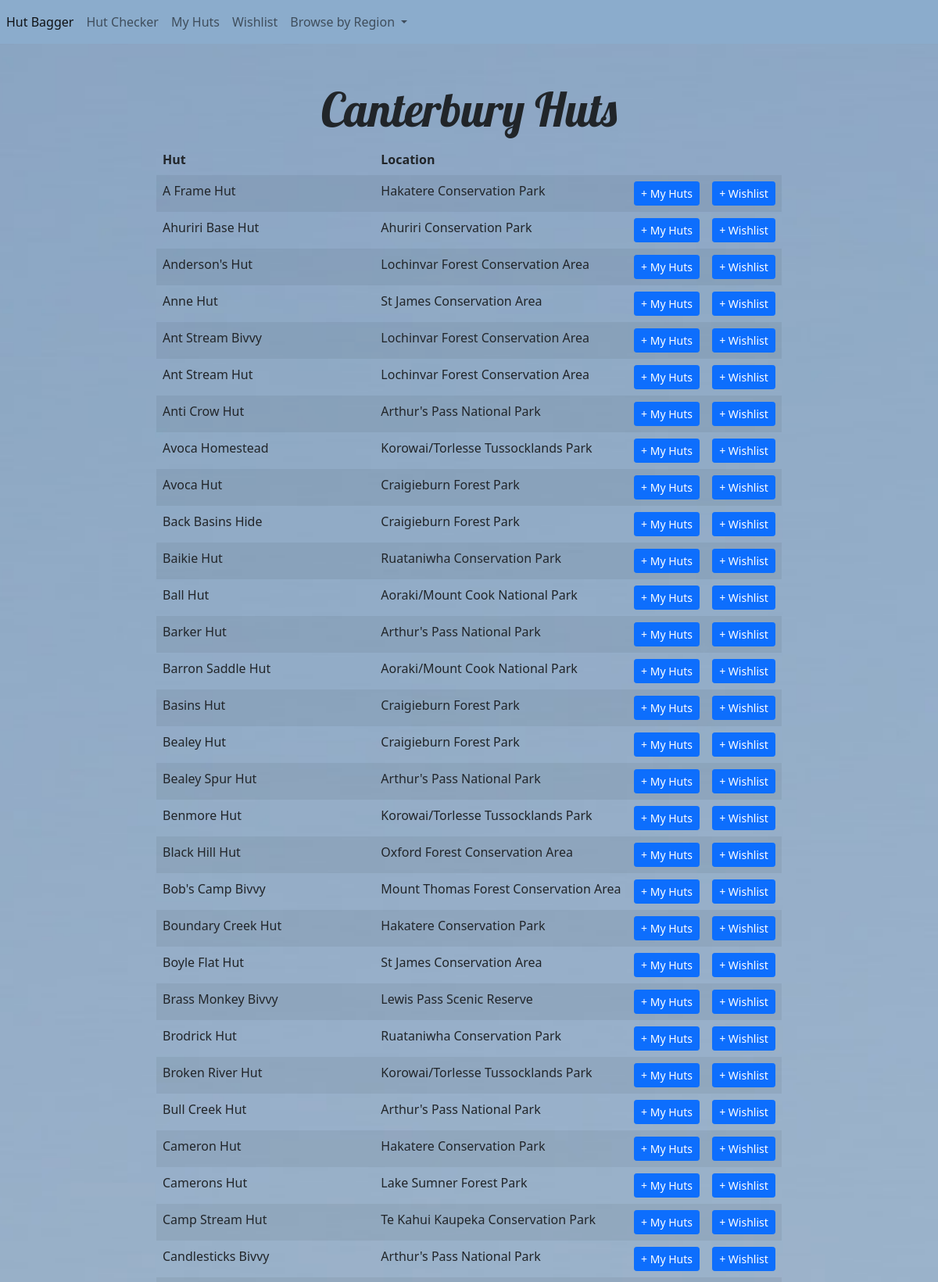
Page /browseresults/Canterbury (upper part) on the committed database.
### tables this page shows
CREATE TABLE huts
    (id INTEGER PRIMARY KEY, name TEXT, region TEXT, place TEXT, link TEXT, lon REAL, lat REAL);

### app.py (the view, shortened to what this page needs)
@app.route('/browseresults/<region>', methods=['GET', 'POST'])
def browse_results(region):
    if request.method == "GET":
        huts = db.execute("SELECT * FROM huts WHERE region = ? ORDER BY name", region)
        return render_template("browse_results.html", huts=huts, region=region, regions=regions)

### templates/browse_results.html (shortened to what this page needs)
{% extends 'layout.html' %}
{% block body %}
  {% if not huts %}
  <h5 class="m3">No huts</h>
  {% else %}
  <h3 id="title" class="text-center">{{ region }} Huts</h3>
  <div class="table-responsive mx-auto" style='max-width:800px'>
    <form action="/browseresults/{{ region }}" method="post">
      <table class="table table-hover table-borderless table-striped">
        <thead>
          <tr>
          <th>Hut</th>
          <th>Location</th>
          <th></th>
          <th></th>
          </tr>
        </thead>
        <tbody>
          {% for hut in huts %}
          <tr>
            <td>{{ hut['name'] }}</td>
            <td>{{ hut['place'] }}</td>
            <td><button type="submit" class="btn btn-primary btn-sm text-nowrap" name="addToVisited" value="{{ hut['id'] }}">+ My Huts</button></td>
            <td><button type="submit" class="btn btn-primary btn-sm text-nowrap" name="addToWishlist" value="{{ hut['id'] }}">+ Wishlist</button></td>
          </tr>
            {% endfor %}
        </tbody>
      </table>
    </form>
  </div>
  {% endif %}
{% endblock %}

### templates/layout.html (shortened to what this page needs)
<!DOCTYPE html>
<html lang="en">
    <head>
        <link href="https://cdn.jsdelivr.net/npm/bootstrap@5.0.2/dist/css/bootstrap.min.css" rel="stylesheet">
    </head>
    <body>
        <nav class="navbar navbar-expand-xl navbar-light justify-content-between mb-2" style="background-color: #8baccc;">
            <div class="navbar-nav">
              <a class="nav-item nav-link active" href="{{ url_for('index') }}">Hut Bagger</a>
              <a class="nav-item nav-link" href="{{ url_for('check_alerts') }}">Hut Checker</a>
              <a class="nav-item nav-link" href="{{ url_for('my_huts') }}">My Huts</a>
              <a class="nav-item nav-link" href="{{ url_for('wishlist') }}">Wishlist</a>
                <div class="dropdown">
                  <a class="nav-link dropdown-toggle" type="button" data-bs-toggle="dropdown">
                  Browse by Region
                  </a>
                </div>
            </div>
        </nav>
        <main class="mt-5 align-items-center justify-content-center">
            {% block body %}{% endblock %}
        </main>
    </body>
</html>

### rows in the picture
huts: name "A Frame Hut", place "Hakatere Conservation Park", {{ hut['id'] }} 100030126 (drawn)
huts: name "Ahuriri Base Hut", place "Ahuriri Conservation Park", {{ hut['id'] }} 100034565 (drawn)
huts: name "Anderson's Hut", place "Lochinvar Forest Conservation Area", {{ hut['id'] }} 100034516 (drawn)
huts: name "Anne Hut", place "St James Conservation Area", {{ hut['id'] }} 100090113 (drawn)
huts: name "Ant Stream Bivvy", place "Lochinvar Forest Conservation Area", {{ hut['id'] }} 100034583 (drawn)
huts: name "Ant Stream Hut", place "Lochinvar Forest Conservation Area", {{ hut['id'] }} 100034515 (drawn)
huts: name "Anti Crow Hut", place "Arthur's Pass National Park", {{ hut['id'] }} 100063006 (drawn)
huts: name "Avoca Homestead", place "Korowai/Torlesse Tussocklands Park", {{ hut['id'] }} 100054371 (drawn)
huts: name "Avoca Hut", place "Craigieburn Forest Park", {{ hut['id'] }} 100064753 (drawn)
huts: name "Back Basins Hide", place "Craigieburn Forest Park", {{ hut['id'] }} 100061447 (drawn)
huts: name "Baikie Hut", place "Ruataniwha Conservation Park", {{ hut['id'] }} 100060647 (drawn)
huts: name "Ball Hut", place "Aoraki/Mount Cook National Park", {{ hut['id'] }} 100088813 (drawn)
huts: name "Barker Hut", place "Arthur's Pass National Park", {{ hut['id'] }} 100064754 (drawn)
huts: name "Barron Saddle Hut", place "Aoraki/Mount Cook National Park", {{ hut['id'] }} 100075440 (drawn)
huts: name "Basins Hut", place "Craigieburn Forest Park", {{ hut['id'] }} 100034518 (drawn)
huts: name "Bealey Hut", place "Craigieburn Forest Park", {{ hut['id'] }} 100062737 (drawn)
huts: name "Bealey Spur Hut", place "Arthur's Pass National Park", {{ hut['id'] }} 100062578 (drawn)
huts: name "Benmore Hut", place "Korowai/Torlesse Tussocklands Park", {{ hut['id'] }} 100064756 (drawn)
huts: name "Black Hill Hut", place "Oxford Forest Conservation Area", {{ hut['id'] }} 100034979 (drawn)
huts: name "Bob's Camp Bivvy", place "Mount Thomas Forest Conservation Area", {{ hut['id'] }} 100034980 (drawn)
huts: name "Boundary Creek Hut", place "Hakatere Conservation Park", {{ hut['id'] }} 100040276 (drawn)
huts: name "Boyle Flat Hut", place "St James Conservation Area", {{ hut['id'] }} 100063246 (drawn)
huts: name "Brass Monkey Bivvy", place "Lewis Pass Scenic Reserve", {{ hut['id'] }} 100075585 (drawn)
huts: name "Brodrick Hut", place "Ruataniwha Conservation Park", {{ hut['id'] }} 100060561 (drawn)
huts: name "Broken River Hut", place "Korowai/Torlesse Tussocklands Park", {{ hut['id'] }} 100059546 (drawn)
huts: name "Bull Creek Hut", place "Arthur's Pass National Park", {{ hut['id'] }} 100000034 (drawn)
huts: name "Cameron Hut", place "Hakatere Conservation Park", {{ hut['id'] }} 100060749 (drawn)
huts: name "Camerons Hut", place "Lake Sumner Forest Park", {{ hut['id'] }} 100063294 (drawn)
huts: name "Camp Stream Hut", place "Te Kahui Kaupeka Conservation Park", {{ hut['id'] }} 100060645 (drawn)
huts: name "Candlesticks Bivvy", place "Arthur's Pass National Park", {{ hut['id'] }} 100043375 (drawn)

### other values in the picture
{{ region }} "Canterbury"
